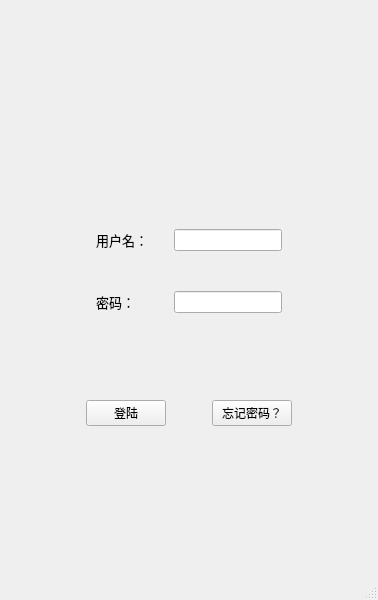
<?xml version="1.0" encoding="UTF-8"?>
<ui version="4.0">
 <class>MainWindow</class>
 <widget class="QMainWindow" name="MainWindow">
  <property name="geometry">
   <rect>
    <x>0</x>
    <y>0</y>
    <width>378</width>
    <height>600</height>
   </rect>
  </property>
  <property name="windowTitle">
   <string>MainWindow</string>
  </property>
  <widget class="QWidget" name="centralwidget">
   <layout class="QVBoxLayout" name="verticalLayout">
    <item>
     <widget class="QWidget" name="widget" native="true">
      <layout class="QHBoxLayout" name="horizontalLayout">
       <item>
        <spacer name="horizontalSpacer_6">
         <property name="orientation">
          <enum>Qt::Horizontal</enum>
         </property>
         <property name="sizeHint" stdset="0">
          <size>
           <width>82</width>
           <height>20</height>
          </size>
         </property>
        </spacer>
       </item>
       <item>
        <widget class="QLabel" name="label">
         <property name="enabled">
          <bool>true</bool>
         </property>
         <property name="maximumSize">
          <size>
           <width>160</width>
           <height>160</height>
          </size>
         </property>
         <property name="text">
          <string/>
         </property>
         <property name="pixmap">
          <pixmap>../../../Pictures/timg.jpg</pixmap>
         </property>
         <property name="scaledContents">
          <bool>true</bool>
         </property>
         <property name="openExternalLinks">
          <bool>false</bool>
         </property>
        </widget>
       </item>
       <item>
        <spacer name="horizontalSpacer_8">
         <property name="orientation">
          <enum>Qt::Horizontal</enum>
         </property>
         <property name="sizeHint" stdset="0">
          <size>
           <width>82</width>
           <height>20</height>
          </size>
         </property>
        </spacer>
       </item>
      </layout>
     </widget>
    </item>
    <item>
     <widget class="QWidget" name="widget_2" native="true">
      <property name="maximumSize">
       <size>
        <width>16777215</width>
        <height>200</height>
       </size>
      </property>
      <layout class="QGridLayout" name="gridLayout">
       <item row="0" column="3">
        <widget class="QLineEdit" name="lineEdit">
         <property name="dragEnabled">
          <bool>false</bool>
         </property>
        </widget>
       </item>
       <item row="0" column="0">
        <spacer name="horizontalSpacer_7">
         <property name="orientation">
          <enum>Qt::Horizontal</enum>
         </property>
         <property name="sizeHint" stdset="0">
          <size>
           <width>56</width>
           <height>20</height>
          </size>
         </property>
        </spacer>
       </item>
       <item row="2" column="2">
        <spacer name="horizontalSpacer_2">
         <property name="orientation">
          <enum>Qt::Horizontal</enum>
         </property>
         <property name="sizeType">
          <enum>QSizePolicy::Fixed</enum>
         </property>
         <property name="sizeHint" stdset="0">
          <size>
           <width>20</width>
           <height>20</height>
          </size>
         </property>
        </spacer>
       </item>
       <item row="2" column="3">
        <widget class="QLineEdit" name="lineEdit_2"/>
       </item>
       <item row="2" column="1">
        <widget class="QLabel" name="label_3">
         <property name="font">
          <font>
           <family>楷体</family>
           <pointsize>10</pointsize>
          </font>
         </property>
         <property name="text">
          <string>密码：</string>
         </property>
        </widget>
       </item>
       <item row="0" column="1">
        <widget class="QLabel" name="label_2">
         <property name="font">
          <font>
           <family>楷体</family>
           <pointsize>10</pointsize>
          </font>
         </property>
         <property name="text">
          <string>用户名：</string>
         </property>
        </widget>
       </item>
       <item row="0" column="2">
        <spacer name="horizontalSpacer">
         <property name="orientation">
          <enum>Qt::Horizontal</enum>
         </property>
         <property name="sizeType">
          <enum>QSizePolicy::Fixed</enum>
         </property>
         <property name="sizeHint" stdset="0">
          <size>
           <width>20</width>
           <height>20</height>
          </size>
         </property>
        </spacer>
       </item>
       <item row="0" column="4">
        <spacer name="horizontalSpacer_9">
         <property name="orientation">
          <enum>Qt::Horizontal</enum>
         </property>
         <property name="sizeHint" stdset="0">
          <size>
           <width>56</width>
           <height>20</height>
          </size>
         </property>
        </spacer>
       </item>
      </layout>
     </widget>
    </item>
    <item>
     <widget class="QWidget" name="widget_3" native="true">
      <property name="maximumSize">
       <size>
        <width>16777215</width>
        <height>100</height>
       </size>
      </property>
      <layout class="QHBoxLayout" name="horizontalLayout_2">
       <item>
        <spacer name="horizontalSpacer_3">
         <property name="orientation">
          <enum>Qt::Horizontal</enum>
         </property>
         <property name="sizeHint" stdset="0">
          <size>
           <width>43</width>
           <height>20</height>
          </size>
         </property>
        </spacer>
       </item>
       <item>
        <widget class="QPushButton" name="pushButton_2">
         <property name="text">
          <string>登陆</string>
         </property>
        </widget>
       </item>
       <item>
        <spacer name="horizontalSpacer_5">
         <property name="orientation">
          <enum>Qt::Horizontal</enum>
         </property>
         <property name="sizeType">
          <enum>QSizePolicy::Fixed</enum>
         </property>
         <property name="sizeHint" stdset="0">
          <size>
           <width>40</width>
           <height>20</height>
          </size>
         </property>
        </spacer>
       </item>
       <item>
        <widget class="QPushButton" name="pushButton">
         <property name="text">
          <string>忘记密码？</string>
         </property>
        </widget>
       </item>
       <item>
        <spacer name="horizontalSpacer_4">
         <property name="orientation">
          <enum>Qt::Horizontal</enum>
         </property>
         <property name="sizeHint" stdset="0">
          <size>
           <width>43</width>
           <height>20</height>
          </size>
         </property>
        </spacer>
       </item>
      </layout>
     </widget>
    </item>
    <item>
     <widget class="smallwidget" name="widget_4" native="true">
      <property name="maximumSize">
       <size>
        <width>16777215</width>
        <height>100</height>
       </size>
      </property>
     </widget>
    </item>
   </layout>
  </widget>
  <widget class="QMenuBar" name="menubar">
   <property name="geometry">
    <rect>
     <x>0</x>
     <y>0</y>
     <width>378</width>
     <height>26</height>
    </rect>
   </property>
  </widget>
  <widget class="QStatusBar" name="statusbar"/>
 </widget>
 <customwidgets>
  <customwidget>
   <class>smallwidget</class>
   <extends>QWidget</extends>
   <header location="global">smallwidget.h</header>
   <container>1</container>
  </customwidget>
 </customwidgets>
 <resources/>
 <connections/>
</ui>
